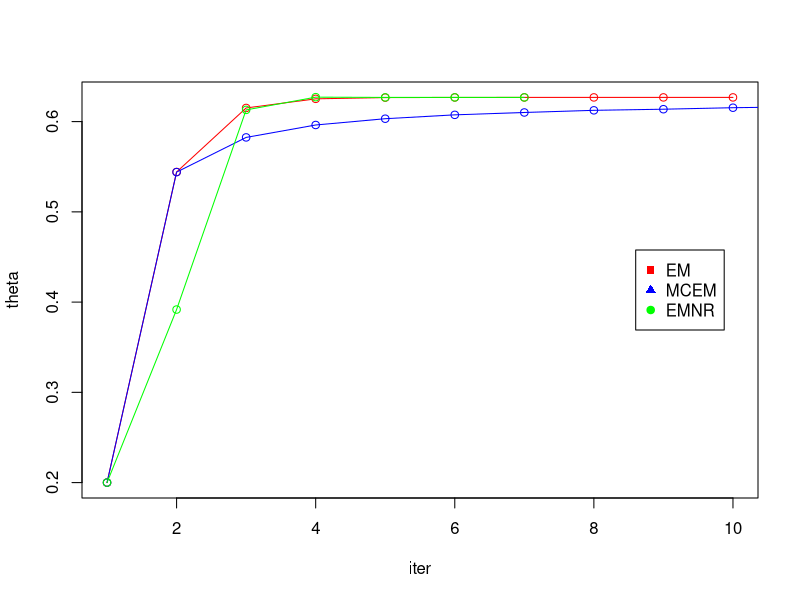

Write R code to recreate this figure.
## ---- chunk 1
knitr::opts_chunk$set(echo = TRUE)
## ---- chunk 2
f=function(x){
  125/(2+x)-38/(1-x)+34/x
}
f1=function(x){
  -125/(2+x)^2-38/(1-x)^2-34/x^2
}
x=0.1
count=0
  while (abs(f(x))>0.001&&count<1000) {
    temp=x
    x=temp-f(temp)/f1(temp)
    count=count+1
  }
x

## ---- chunk 3
EM=function(theta.init,tol,count.max){
  theta=theta.init
  count=0
  for(i in 1:count.max){
    count=count+1
    theta[i+1]=(68+159*theta[i])/(144+197*theta[i])
  if(abs(theta[i+1]-theta[i])<tol&&count<count.max)break
  }
  theta
}
theta=EM(0.2,1e-5,1000)
count=length(theta)-1
theta[length(theta)]
count
## ---- chunk 4
x1=125
x2=18
x3=20
x4=34
MCEM=function(theta.init,m,tol,count.max){
  theta=theta.init
  count=0
  for(i in 1:count.max){
    count=count+1
    p1=2/(2+theta)
    Y=rbinom(m,x1,p1)
    theta[i+1]=(x1+x4-mean(Y))/(x1+x2+x3+x4-mean(Y))
    if(abs(theta[i+1]-theta[i])<tol&&count<count.max)break
  }
  theta
}
theta=MCEM(0.2,10000,1e-5,1000)
count=length(theta)-1
theta[length(theta)]
count
## ---- chunk 5
EMNR=function(theta.init,tol,count.max){
  theta=theta.init
  count=0
  for(i in 1:count.max){
    count=count+1
    theta[i+1]=theta[i]-((159-250/(2+theta[i]))/theta[i]-38/(1-theta[i]))/(-(159-250/(2+theta[i]))/theta[i]^2+250/(2+theta[i])^2/theta[i]-38/(1-theta[i])^2)
  if(abs(theta[i+1]-theta[i])<tol&&count<count.max)break
  }
  theta
}
theta=EMNR(0.2,1e-5,1000)
count=length(theta)-1
theta[length(theta)]
count
## ---- chunk 6
x1=125
x2=18
x3=20
x4=34
loglik=function(theta){
  y=rbinom(1,x1,2/(2+theta))
  log((1-theta)^(x2+x3)*theta^(x1+x4-y))
  }
em=function(theta){
  theta.new=(68+159*theta)/(144+197*theta)
  theta=theta.new
  return(theta)
}
library(SQUAREM)
theta0=0.2
result=squarem(c(theta=theta0), fixptfn=em, objfn=loglik, control=list(tol=1e-10,mstep=5))
theta=result$par[[1]]
count=result$iter
theta
count
## ---- chunk 7
tol=1e-7
count.max=1000
theta.init=0.2
## ---- chunk 8
t1=Sys.time()
theta_EM=EM(theta.init,tol,count.max)
t2=Sys.time()
iter_EM=length(theta_EM)-1
## ---- chunk 9
t3=Sys.time()
theta_MCEM=MCEM(theta.init,10000,tol,count.max)
t4=Sys.time()
iter_MCEM=length(theta_MCEM)-1
## ---- chunk 10
t5=Sys.time()
theta_EMNR=EMNR(theta.init,tol,count.max)
t6=Sys.time()
iter_EMNR=length(theta_EMNR)-1
## ---- chunk 11
t7=Sys.time()
result=squarem(c(theta=theta0), fixptfn=em, objfn=loglik, control=list(tol=1e-10,mstep=5))
t8=Sys.time()
theta_SQUAREM=result$par
iter_SQUAREM=result$iter
## ---- chunk 12
table=rbind(c(theta_EM[length(theta_EM)],theta_MCEM[length(theta_MCEM)],theta_EMNR[length(theta_EMNR)],theta_SQUAREM[[1]]),c(iter_EM,iter_MCEM,iter_EMNR,iter_SQUAREM),c(t2-t1,t4-t3,t6-t5,t8-t7))
colnames(table)=c("EM","MCEM","EMNR","SQUAREM")
rownames(table)=c("theta","iter","run time")
table
## ---- chunk 13
plot(theta_EM,col="red",ylab="theta",xlab="iter")
lines(theta_EM,col="red")
points(theta_MCEM,col="blue")
lines(theta_MCEM,col="blue")
points(theta_EMNR,col="green")
lines(theta_EMNR,col="green")
legend("right", inset = .05,
       legend = c("EM","MCEM","EMNR"),
       pch = c(15,17,19),
       col = c("red","blue","green")
)
